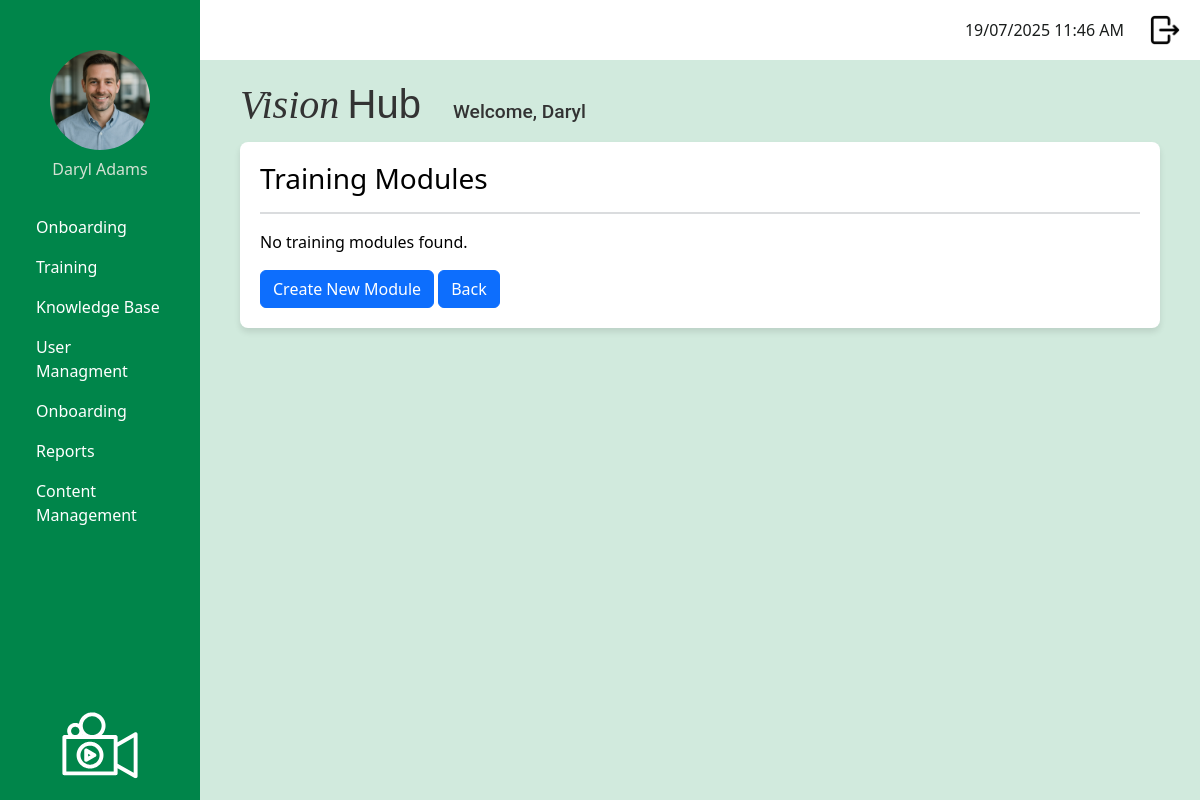
/admin/manage_training_modules (signed in), run on an earlier commit of the app's database.
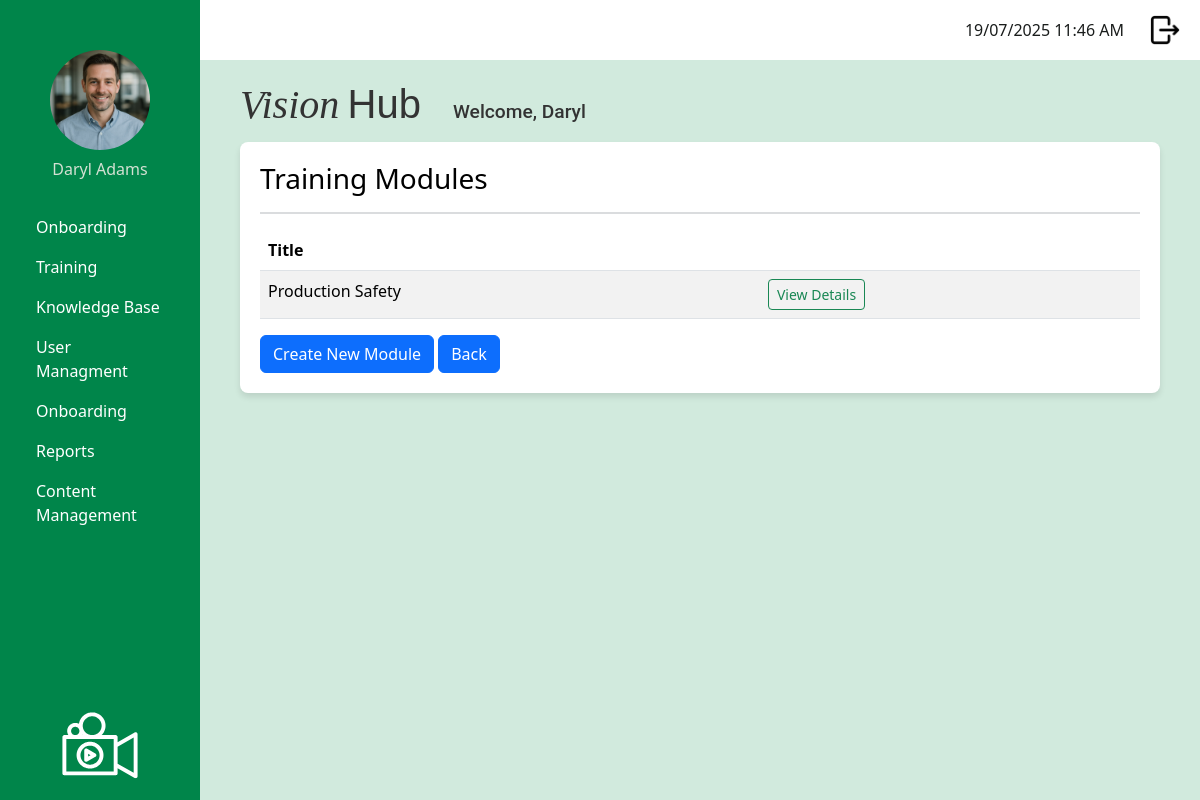
And on a later commit of the database.
### app/models.py (models this page shows, shortened)
class TrainingModule (db.Model):
    __tablename__ = 'training_module'
    id: so.Mapped[int] = so.mapped_column(primary_key=True)
    module_title: so.Mapped[str] = so.mapped_column(sa.String(150), index=True, unique=True)
    module_description: so.Mapped[str] = so.mapped_column(sa.Text, nullable=False)
    module_instructions: so.Mapped[str] = so.mapped_column(sa.Text, nullable=False)
    video_url: so.Mapped[str] = so.mapped_column(sa.String(300))
    questions: so.Mapped[List['Question']] = so.relationship('Question', back_populates='training_module', cascade='all, delete-orphan')
    user_progress: so.Mapped[List['UserModuleProgress']] = so.relationship('UserModuleProgress', back_populates='training_module')

### app/admin/routes.py (the view)
@app.route('/admin/manage_training_modules', methods=['GET'])
@login_required
def manage_training_modules():
    if current_user.role.role_name != "admin":
        return redirect(url_for('logout'))
    modules = TrainingModule.query.all()
    return render_template(
        'admin/manage_training_modules.html',
        title='Manage Training Modules',
        modules=modules
    )

### app/models.py (called while the page is built)
@login.user_loader
def load_user(id):
    return db.session.get(User, int(id))

### app/templates/admin/manage_training_modules.html
{% extends "base.html" %}
{% block content %}
<div class="page-container">
    <div class="header">
        <h3 class="mb-3">Training Modules</h3>
        <hr class="border border-secondary">
    </div>
    {% if modules %}
    <table class="table table-striped">
        <thead>
            <tr>
                <th>Title</th>
                <th></th>
            </tr>
    </thead>
    <tbody>
        {% for module in modules %}
        <tr>
            <td>{{ module.module_title }}</td>
            <td>
                <a href="{{ url_for('details_training_module', module_id=module.id) }}" class="btn btn-sm btn-outline-success">
                    View Details</a>
            </td>
        </tr>
        {% endfor %}
    </tbody>
</table>
{% else %}
<p>No training modules found.</p>
{% endif %}
<a href="{{ url_for('create_training_module') }}" class="btn btn-primary">Create New Module</a>
<a href="{{ url_for('admin_dashboard') }}" class="btn btn-primary">Back</a>
{% endblock %}

What changed in the data, as far as the page shows it:
added TrainingModule: module_title "Production Safety"
Also different on the page:
text no longer shown: "No training modules found."
text now shown: "Title"
